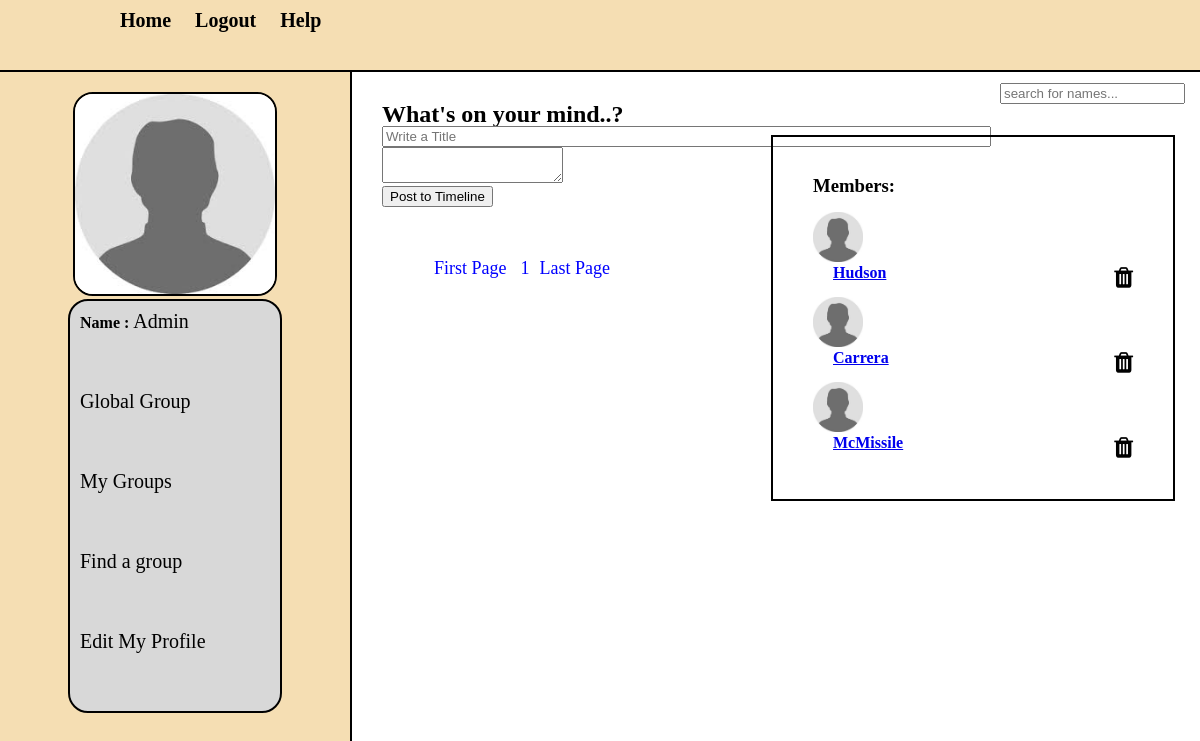
Before: /group_profile.php?page=3&topic_id=2 (signed in) with the older database file.
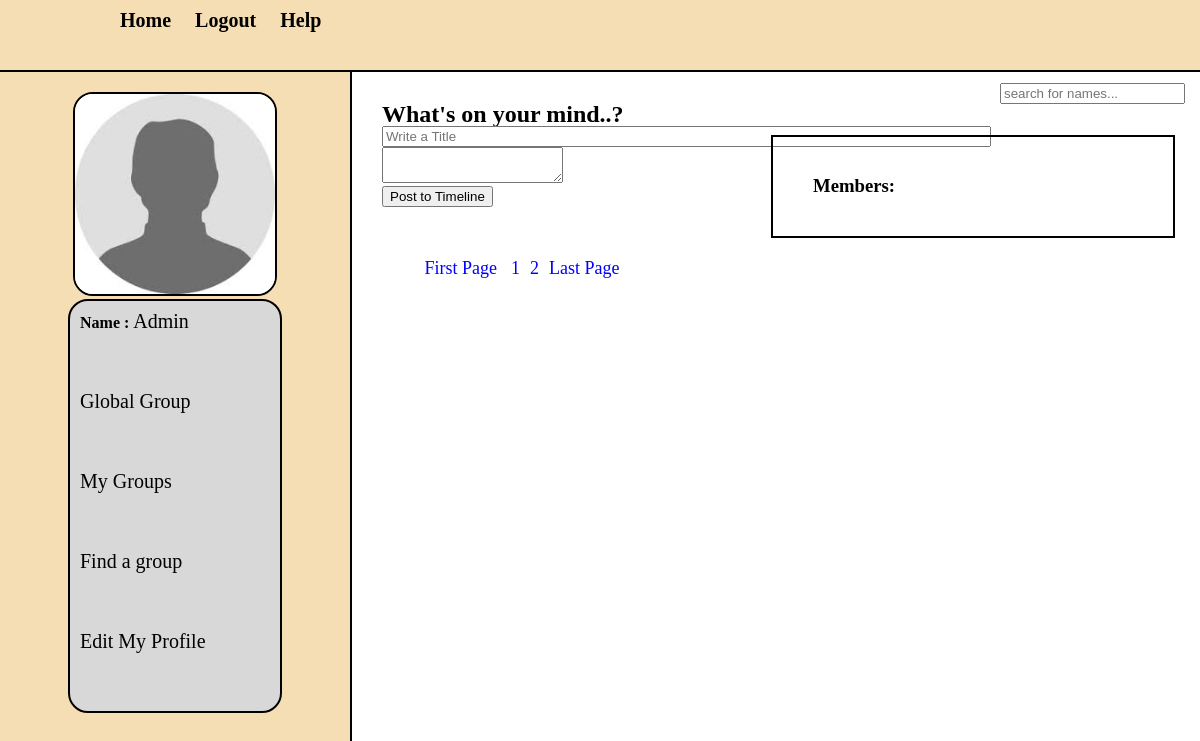
After: the same page with the newer database file.
### tables this page shows
CREATE TABLE `users` (
  `users_id` int(255) NOT NULL,
  `first_name` varchar(255) NOT NULL,
  `last_name` varchar(255) NOT NULL,
  `email` varchar(255) NOT NULL,
  `password` varchar(255) NOT NULL,
  `user_image` varchar(256) NOT NULL,
  `status` text NOT NULL
);

CREATE TABLE `user_group` (
  `id` int(11) NOT NULL,
  `users_id` int(11) NOT NULL,
  `topic_id` int(11) NOT NULL
);

### group_profile.php (the view, shortened to what this page needs)
<?php
include "session.php";
?>
<!DOCTYPE html>
<html>
<head>
    <link rel= "stylesheet" href="style/home_style.css" media ="all"/>
    <link rel="stylesheet" href="https://cdnjs.cloudflare.com/ajax/libs/font-awesome/4.7.0/css/font-awesome.min.css" />
    <link rel="stylesheet" href="//code.jquery.com/ui/1.12.1/themes/base/jquery-ui.css">
    <link href="https://cdnjs.cloudflare.com/ajax/libs/summernote/0.8.9/summernote-lite.css" rel="stylesheet">
    </head>
<body>
    <div class='container'  style="width:100%;">
        <div id= "head_wrap">
            <div id="header">
                <ul id="menu">
                <li><a href="home.php">Home</a></li>
                <li><a href="logout.php">Logout</a></li>
                    <li><a href="help.php">Help</a></li>
                </ul>
            </div>
        </div>
  <form method="get" action="search.php" id="form1" style="float:right;width: 200px;">
                <input type = "text" name = "search_text" id = "search_text"  autocomplete="false" placeholder = "search for names..."/>
                    <br>
              </form>
        <div class = "content">
            <div id= "user_timeline">
                <div id="user_details">
                    <?php
                    $user = $_SESSION['email'];
                    $topic_id=$_GET['topic_id'];
                    $topic_title = $_GET['topic_name'];
                    $get_user = "select * from users where email = '$user'";
                    $run_user = mysqli_query($connection,$get_user);
                    $row=mysqli_fetch_array($run_user);
                    $users_id = $row['users_id'];
                    $last_name = $row['last_name'];
                    $user_image=$row['user_image'];
                    echo "
                    <center><img src='user/user_images/$user_image' width='200' height='200'/></center>
                    <div id='user_mention'>
                   <p><strong>Name : </strong> <a href='my_profile.php?id=$users_id'> $last_name </a> </p>
                    <p><a href='my_global.php'> Global Group </a> </p>
                     <p><a href='my_groups.php'> My Groups </a> </p>
                     <p><a href='my_findgroup.php'> Find a group</a> </p>
                     <p><a href='my_editprofile.php'> Edit My Profile </a> </p>
                    </div>";
                    ?>
                </div>
            </div>
            <div id= "content_timeline">
              <div>
                <form id="postform" >
                <h2> What's on your mind..?</h2>
                    <input type="text" id="title" name="title" placeholder="Write a Title" size="73"/><br/>
                     <textarea id="summernote" name="summernote">
                         </textarea>
                    <?php
                    $getarchive="SELECT * from archive_info where topic_id ='$topic_id'";
                    $result = mysqli_query($connection, $getarchive);
                    $row=mysqli_fetch_array($result);
                    $archive_action = $row['archive_action'];
                    if($archive_action == 'unarchive')
                    {
                        echo " <input type='submit' name='$topic_title' class='sub-group' value='Post to Timeline' />";
                    }
                    else{
                        echo " You can't post";
                    }
                    ?>
                  </form>
                </div>
                     <br><br>
                    <?php get_group_posts($topic_id,$users_id);
    $per_page=5;
        $query = "select * from posts where global is  NULL ";
        $result = mysqli_query($connection,$query);
        $total_posts= mysqli_num_rows($result);
        $total_pages = ceil($total_posts / $per_page);
 echo"
    <center>
    <div id='pagenation'>
    <a href='?page=1'>First Page</a>
    ";
    for ($i=1; $i<=$total_pages-1; $i++){
        echo"<a href='?page=$i&topic_id=$topic_id&topic_name=$topic_title'>$i</a>";
    }
    echo "<a href='?page=$total_pages&topic_id=$topic_id'>Last Page</a></center></div>";
if ($users_id == 21){
                ?>
            </div>
            <div id="members_div" >
            <h3 >Members: </h3>
                <?php members_list($topic_id,$users_id); ?>
            </div>
            <?php } ?>
         </div>
</body>
</html>

### session.php (shortened to what this page needs)
<?php
	$connection=mysqli_connect("localhost","admin","monarchs","pet_finder") or die("Connection Failed");
        ?>
<?php
function get_group_posts($topic_id,$users_id){
    global $connection;
    $user = $_SESSION['email'];
    $get_posts="select users_id from users where email='$user'";
    $run_posts = mysqli_query($connection,$get_posts);
    while($row_posts = mysqli_fetch_array($run_posts,MYSQLI_ASSOC) ){
       $users_id = $row_posts['users_id'];
         ?>
       <?php
    }
}
        ?>
<?php
function members_list($topic_id,$users_id){
     global $connection;
    $sql= "SELECT ug.users_id,first_name,last_name,user_image FROM `users` as u,user_group as ug where ug.users_id=u.users_id and ug.topic_id=$topic_id and ug.users_id <> 21";
     $result = mysqli_query($connection,$sql);
    while($row_members = mysqli_fetch_array($result,MYSQLI_ASSOC) ){
           $last_name = $row_members['last_name'];
           $user_image = $row_members['user_image'];
            $members_user_id = $row_members['users_id'];
        ?>
        <div id="members">
   <br>
     <p> <img src='user/user_images/<?php echo $user_image; ?>' width='50', height='50' ></p>
    <span><strong><a href='my_profile.php?id=<?php echo $members_user_id; ?>'><?php echo $last_name ; ?></a></strong>   </span>
       <?php
      if ($users_id== 21){
                  echo "<i class='fa fa-trash deleteusers' data-id1='$members_user_id' data-id2 = '$topic_id' style='font-size:24px; color:black; float:right;'> </i> ";
        }
        ?>
</div>
   <?php
  }
}
 ?>

### style/home_style.css (style rules this page uses)
html, body, div, span, applet, object, iframe, h1, h2, h3, h4, h5, h6, p, blockquote, pre, a, abbr, acronym, address, big, cite, code, del, dfn, em, img, ins, kbd, q, s, samp, small, strike, strong, sub, sup, tt, var, b, u, i, center, dl, dt, dd, ol, ul, li, fieldset, form, label, legend, table, caption, tbody, tfoot, thead, tr, th, td, article, aside, canvas, details, embed, figure, figcaption, footer, header, hgroup, menu, nav, output, ruby, section, summary, time, mark, audio, video { margin: 0; padding: 0; border: 0; }
body { line-height: 1; background-color: white; }
.container { overflow: hidden; margin:0; padding: 0; }
#head_wrap { width:100%; height: 50px; margin: 0 auto; padding: 10px; border-bottom: 2px solid black; background: wheat; }
#header { margin: 0 auto; width: 1000px; height: 10px; }
#menu { line-height: :35px; padding: 0; margin: 0; float: left; }
#menu li { display: inline; list-style: none; }
#menu a { margin:5px; padding : 5px; text-decoration: none; color: black; font-size: 20px; font-weight: bold; }
#form1 { float: right; line-height: 35px; padding-top: 3px; }
.content { width:10000px; margin: 0 auto; }
#user_timeline { background: wheat; width:350px; float: left; height: 900px; border-right: 2px solid black; }
#user_details { padding:20px; margin-bottom: 10px; }
#user_details img { border:2px solid black; border-radius: 20px; }
#user_details p { margin-bottom:50px; padding: 5px; }
#user_details a { color: black; font-size: 20px; text-decoration: none; }
#user_mention { background: #D8D8D8; border:2px solid black; border-radius: 20px; width: 200px; margin: 0 auto; padding: 5px; }
#content_timeline { float: left; width: 280px; padding: 30px; }
#pagenation { margin-top: 20px; }
#pagenation a { color:blue; text-decoration: none; font-size: 10px; margin: 5px; }
#pagenation a { color: blue; text-decoration: none; font-size: 18px; margin: 5px; }
#members_div { width: 320px; float: right; padding: 40px; border: 2px solid black; margin: 25px; }
.fa { font-size: 1.2em; }
i { color: blue; }

Changed rows visible on the page:
removed user_group: users.user_image (placeholder picture), users.last_name "Hudson"
removed user_group: users.user_image (placeholder picture), users.last_name "Carrera"
removed user_group: users.user_image (placeholder picture), users.last_name "McMissile"
Other visible differences:
new list line: "2"
